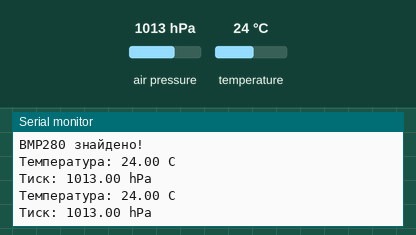
Bench run of a sketch on a simulated Arduino Uno, built with avr-gcc and run on an emulated ATmega328P. Parts: the last lines printed to the serial monitor. The test bench sets the inputs (shaded band); at power-on: air pressure 1013 hPa, temperature 24 °C.

Above: at 2.8 s.
2.9 s: air pressure set to 952 hPa
At 5.2 s:
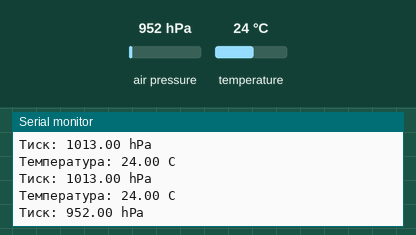
5.6 s: temperature set to 12 °C
At 7.0 s:
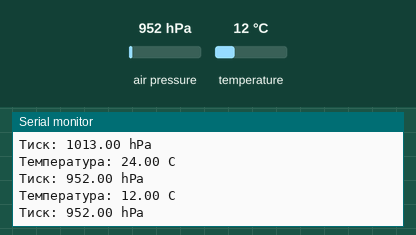
8.3 s: air pressure set to 975 hPa
At 10.3 s:
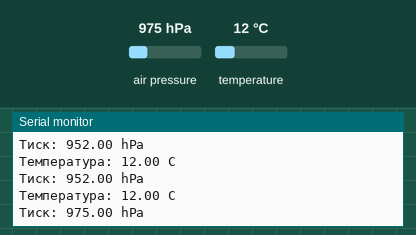
Timing chart, 0 to 11.8 s (numbered marks = the images above; inputs shaded):
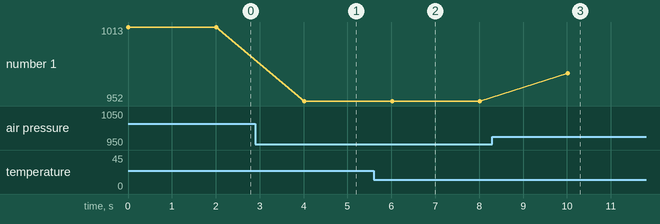

The sketch:

lab2.2.ino
```cpp
#include <Wire.h>
#include <Adafruit_BMP280.h>

Adafruit_BMP280 bmp;

void setup() {
  Serial.begin(115200);

  if (!bmp.begin(0x76)) {
    Serial.println("BMP280 не знайдено!");
    while (1);
  }

  Serial.println("BMP280 знайдено!");
}

void loop() {
  Serial.print("Температура: ");
  Serial.print(bmp.readTemperature());
  Serial.println(" C");

  Serial.print("Тиск: ");
  Serial.print(bmp.readPressure() / 100.0F);
  Serial.println(" hPa");

  delay(2000);
}
```

Measured:
- after the input at 2.9 s, the serial monitor: prints a new line after 1.1 s (image 1)
- after the input at 5.6 s, the serial monitor: prints a new line after 0.41 s (image 2)
- after the input at 8.3 s, the serial monitor: prints a new line after 1.7 s (image 3)
- plotted number 1: 1013 → 952 after the input at 2.9 s, 952 → 975 after the input at 8.3 s
